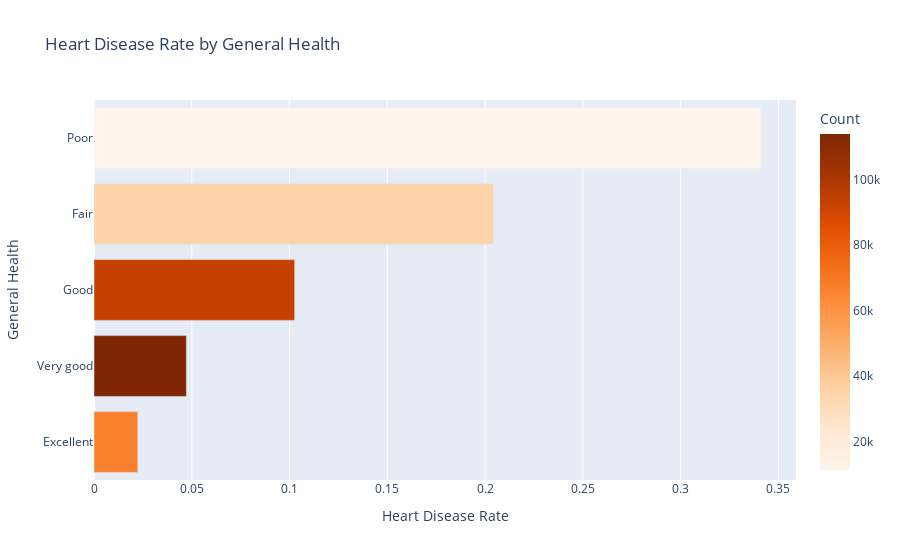

Notebook code for this chart:
### Code cell
# Analyze General Health
genhealth_categories = list(data.groupby('GenHealth').groups.keys())
# Order by health quality (assuming: Excellent > Very good > Good > Fair > Poor)
health_order = ['Excellent', 'Very good', 'Good', 'Fair', 'Poor']
genhealth_categories = [cat for cat in health_order if cat in genhealth_categories]

genhealth_rates = []
genhealth_counts = []

for category in genhealth_categories:
    heart_disease_count = data.loc[(data['GenHealth'] == category) & 
                                   (data['HeartDisease'] == 'Yes')].shape[0]
    total_count = data.loc[data['GenHealth'] == category].shape[0]
    rate = heart_disease_count / total_count
    genhealth_rates.append(rate)
    genhealth_counts.append(total_count)

# Store for encoding
genhealth_encoding = {genhealth_categories[i]: genhealth_rates[i] 
                      for i in range(len(genhealth_categories))}

# Visualize
fig = px.bar(
    x=genhealth_rates,
    y=genhealth_categories,
    color=genhealth_counts,
    orientation='h',
    title='Heart Disease Rate by General Health',
    labels={'x': 'Heart Disease Rate', 'y': 'General Health', 'color': 'Count'},
    color_continuous_scale='Oranges'
)
fig.show()

### Figure 1 — Plotly figure (JSON) as saved in the notebook; plotly's stock layout.template omitted (floating-point values rounded to 4 significant figures)
{"data": [{"alignmentgroup": "True", "hovertemplate": "Heart Disease Rate=%{x}<br>General Health=%{y}<br>Count=%{marker.color}<extra></extra>", "legendgroup": "", "marker": {"color": [66842, 113858, 93129, 34677, 11289], "coloraxis": "coloraxis", "pattern": {"shape": ""}}, "name": "", "offsetgroup": "", "orientation": "h", "showlegend": false, "textposition": "auto", "type": "bar", "x": [0.02244, 0.04726, 0.1026, 0.2043, 0.341], "xaxis": "x", "y": ["Excellent", "Very good", "Good", "Fair", "Poor"], "yaxis": "y"}], "layout": {"barmode": "relative", "coloraxis": {"colorbar": {"title": {"text": "Count"}}, "colorscale": [[0, "rgb(255,245,235)"], [0.125, "rgb(254,230,206)"], [0.25, "rgb(253,208,162)"], [0.375, "rgb(253,174,107)"], [0.5, "rgb(253,141,60)"], [0.625, "rgb(241,105,19)"], [0.75, "rgb(217,72,1)"], [0.875, "rgb(166,54,3)"], [1, "rgb(127,39,4)"]]}, "legend": {"tracegroupgap": 0}, "title": {"text": "Heart Disease Rate by General Health"}, "xaxis": {"anchor": "y", "domain": [0, 1], "title": {"text": "Heart Disease Rate"}}, "yaxis": {"anchor": "x", "domain": [0, 1], "title": {"text": "General Health"}}}}
